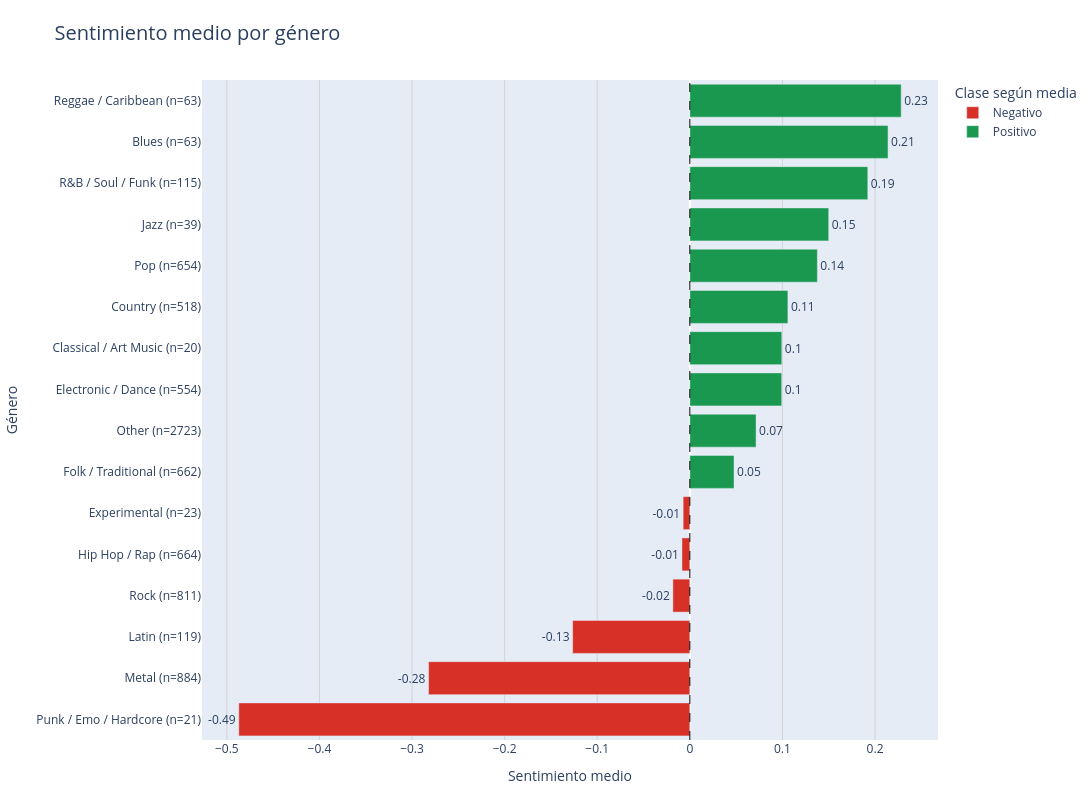

This figure's notebook cell:
### Markdown cell above
#### **4.2. Sentimiento medio por género**

Este gráfico ilustra el sentimiento promedio por género musical, ordenándolos desde los más negativos a los más positivos. Cada barra indica la cantidad de canciones analizadas (n) y cruza un eje central en cero que separa claramente las puntuaciones pesimistas de las optimistas. Además, utiliza colores para destacar la emoción predominante, permitiendo identificar al instante qué estilos musicales tienden a ser más alegres o melancólicos.

### Code cell
# 2. Mean sentiment by genre

pio.renderers.default = "vscode"

# Preparar datos


plot_data = genre_sentiment_final.copy()

plot_data["genre_label"] = (
    plot_data["genre_clean"] + " (n=" + plot_data["n_canciones"].astype(str) + ")"
)

plot_data = plot_data.sort_values(
    "sentimiento_medio",
    ascending=True
).reset_index(drop=True)

# Mostrar con Plotly

color_map = {
    "negative": "#d73027",
    "neutral": "#fee08b",
    "positive": "#1a9850"
}

fig_plotly = px.bar(
    plot_data,
    x="sentimiento_medio",
    y="genre_label",
    orientation="h",
    color="sentimiento_medio_clase",
    text=plot_data["sentimiento_medio"].round(2),
    title="Sentimiento medio por género",
    labels={
        "sentimiento_medio": "Sentimiento medio",
        "genre_label": "Género",
        "sentimiento_medio_clase": "Clase según sentimiento medio"
    },
    color_discrete_map=color_map
)

fig_plotly.update_traces(
    textposition="outside"
)

# Renombrar leyenda y ocultar neutral si existe
for trace in fig_plotly.data:
    if trace.name == "negative":
        trace.name = "Negativo"
    elif trace.name == "positive":
        trace.name = "Positivo"
    elif trace.name == "neutral":
        trace.name = "Neutral"
        trace.showlegend = False

fig_plotly.add_vline(
    x=0,
    line_width=1,
    line_dash="dash",
    line_color="black"
)

fig_plotly.update_layout(
    width=1100,
    height=800,
    title=dict(font=dict(size=20)),
    xaxis=dict(showgrid=True, gridcolor="lightgray"),
    yaxis=dict(title="Género"),
    legend=dict(
        title="Clase según media"
    ),
    margin=dict(l=200, r=80, t=80, b=60)
)

fig_plotly.show()

### Figure 1 — Plotly figure (JSON) as saved in the notebook; plotly's stock layout.template omitted (floating-point values rounded to 4 significant figures)
{"data": [{"hovertemplate": "Clase según sentimiento medio=negative<br>Sentimiento medio=%{x}<br>Género=%{y}<br>text=%{text}<extra></extra>", "legendgroup": "negative", "marker": {"color": "#d73027", "pattern": {"shape": ""}}, "name": "Negativo", "orientation": "h", "showlegend": true, "text": [-0.49, -0.28, -0.13, -0.02, -0.01, -0.01], "textposition": "outside", "type": "bar", "x": [-0.4871, -0.2821, -0.1266, -0.0183, -0.008529, -0.007249], "xaxis": "x", "y": ["Punk / Emo / Hardcore (n=21)", "Metal (n=884)", "Latin (n=119)", "Rock (n=811)", "Hip Hop / Rap (n=664)", "Experimental (n=23)"], "yaxis": "y"}, {"hovertemplate": "Clase según sentimiento medio=positive<br>Sentimiento medio=%{x}<br>Género=%{y}<br>text=%{text}<extra></extra>", "legendgroup": "positive", "marker": {"color": "#1a9850", "pattern": {"shape": ""}}, "name": "Positivo", "orientation": "h", "showlegend": true, "text": [0.05, 0.07, 0.1, 0.1, 0.11, 0.14, 0.15, 0.19, 0.21, 0.23], "textposition": "outside", "type": "bar", "x": [0.04774, 0.07153, 0.09923, 0.09934, 0.1059, 0.1377, 0.15, 0.1922, 0.2141, 0.2283], "xaxis": "x", "y": ["Folk / Traditional (n=662)", "Other (n=2723)", "Electronic / Dance (n=554)", "Classical / Art Music (n=20)", "Country (n=518)", "Pop (n=654)", "Jazz (n=39)", "R&B / Soul / Funk (n=115)", "Blues (n=63)", "Reggae / Caribbean (n=63)"], "yaxis": "y"}], "layout": {"barmode": "relative", "height": 800, "legend": {"title": {"text": "Clase según media"}, "tracegroupgap": 0}, "margin": {"b": 60, "l": 200, "r": 80, "t": 80}, "shapes": [{"line": {"color": "black", "dash": "dash", "width": 1}, "type": "line", "x0": 0, "x1": 0, "xref": "x", "y0": 0, "y1": 1, "yref": "y domain"}], "title": {"font": {"size": 20}, "text": "Sentimiento medio por género"}, "width": 1100, "xaxis": {"anchor": "y", "domain": [0, 1], "gridcolor": "lightgray", "showgrid": true, "title": {"text": "Sentimiento medio"}}, "yaxis": {"anchor": "x", "domain": [0, 1], "title": {"text": "Género"}}}}
